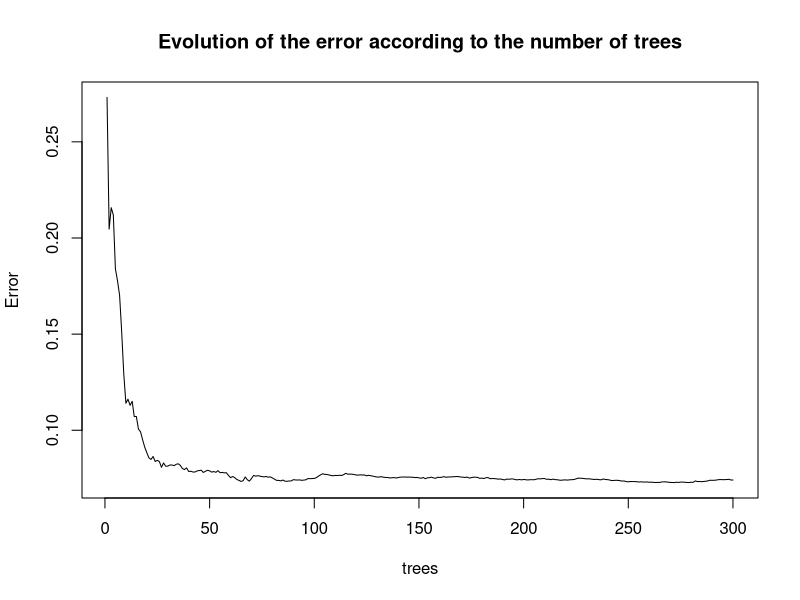
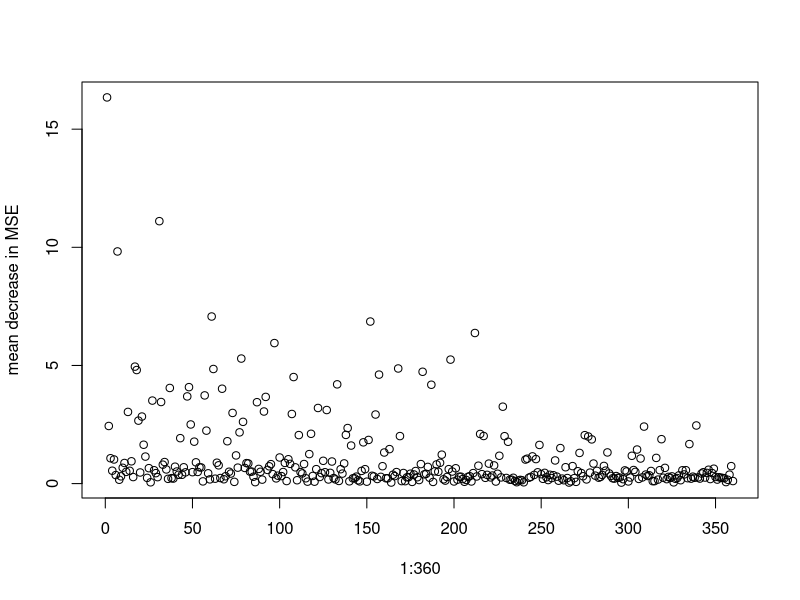
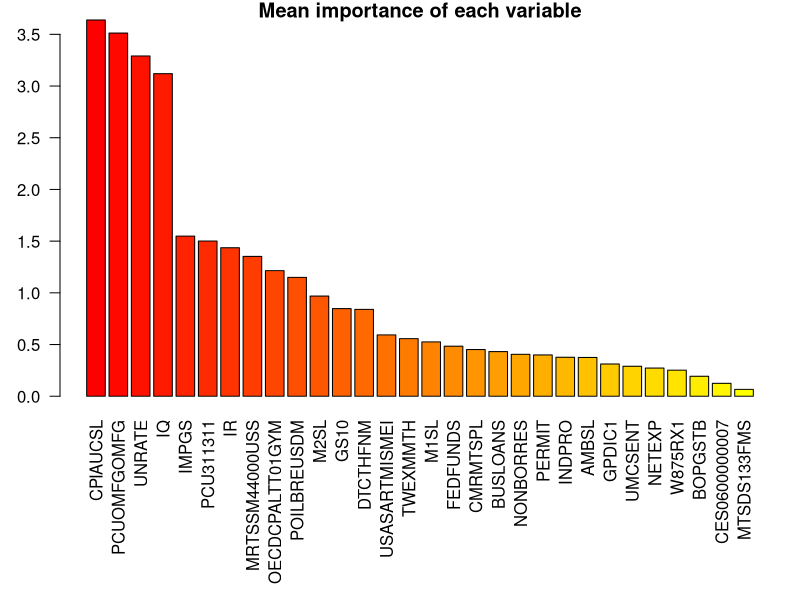
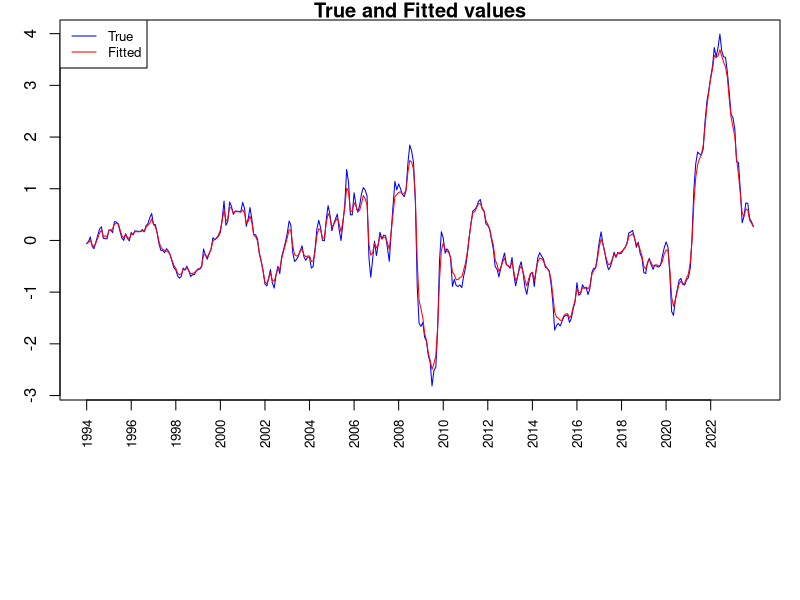
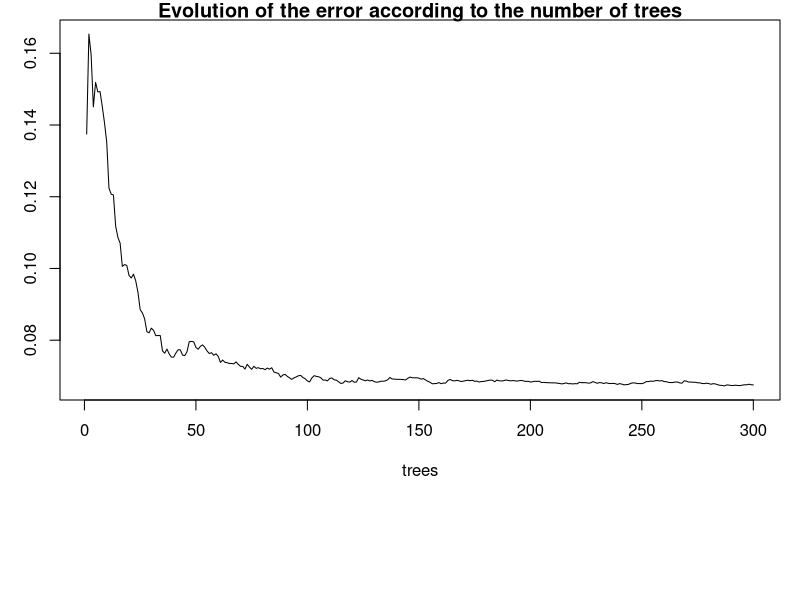
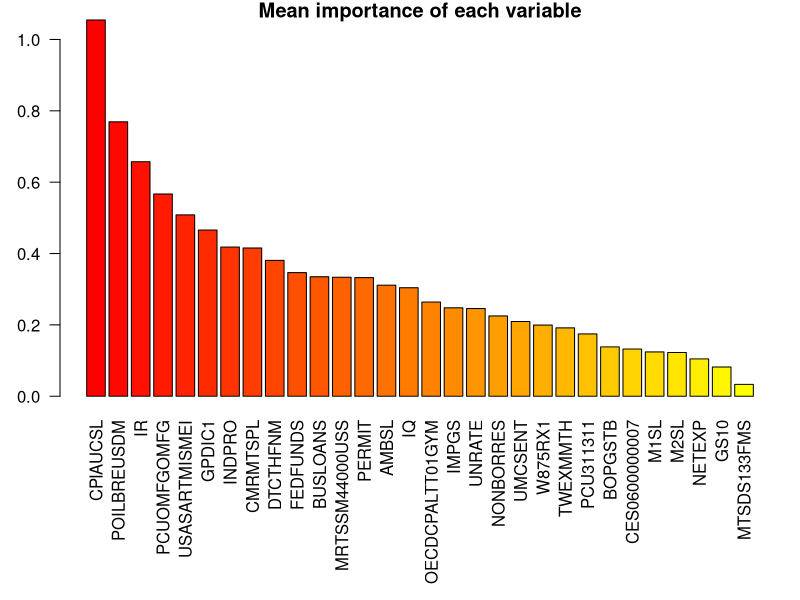
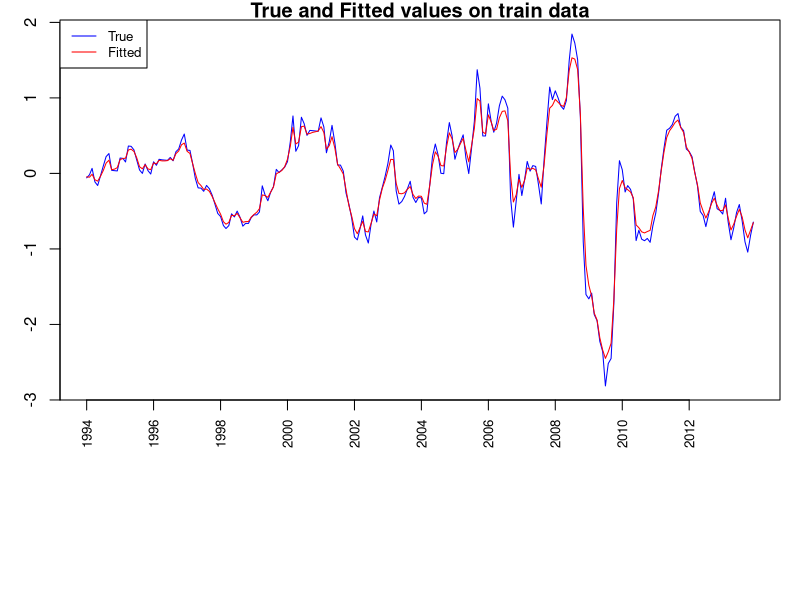
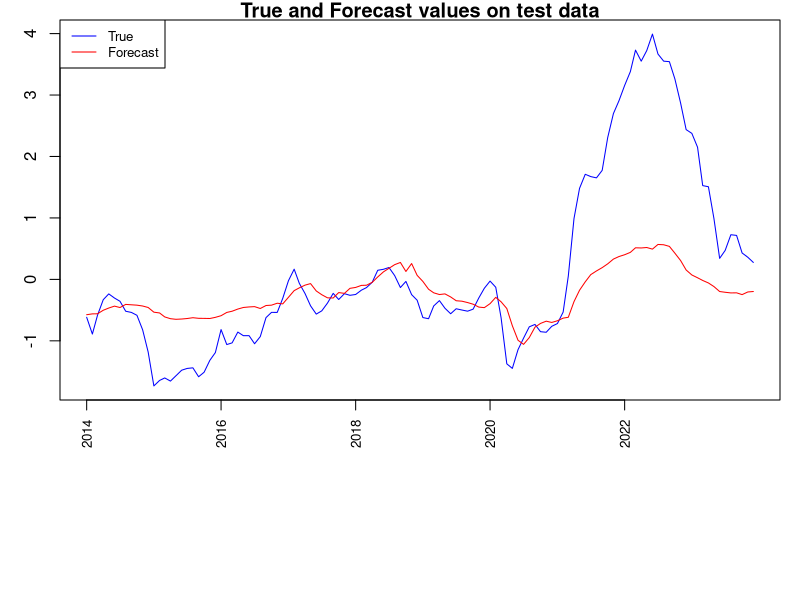

These charts were generated, in order, by the following R code:
## ---- chunk 1
knitr::opts_chunk$set(echo = TRUE)
## ---- chunk 2
# Import libraries
library(randomForest)
library(lubridate)
library(dplyr)
## ---- chunk 3
# Read data
data <- read.csv("./data/inputs_rf.csv")
# Select data from January 1993 to December 2023 (31 years -> 372 observations)
raw_data <- data[25:nrow(data),]
series <- colnames(raw_data[,2:ncol(raw_data)])
dates <- raw_data$date
T <- length(dates)
## ---- chunk 4
yt <- raw_data[,2:ncol(raw_data)]
dim_yt <- dim(yt)
TT <- dim_yt[1]
NN <- dim_yt[2]
y <- as.data.frame(scale(yt,scale=TRUE)) # standardize the data for plotting
Y <- y[13:nrow(y),1]
XX<-cbind(
  setNames(y[12:(nrow(y)-1),], paste0(names(y[12:(nrow(y)-1),]),"_t-1")),
  setNames(y[11:(nrow(y)-2),], paste0(names(y[11:(nrow(y)-2),]),"_t-2")),
  setNames(y[10:(nrow(y)-3),], paste0(names(y[10:(nrow(y)-3),]),"_t-3")),
  setNames(y[9:(nrow(y)-4),], paste0(names(y[9:(nrow(y)-4),]),"_t-4")),
  setNames(y[8:(nrow(y)-5),], paste0(names(y[8:(nrow(y)-5),]),"_t-5")),
  setNames(y[7:(nrow(y)-6),], paste0(names(y[7:(nrow(y)-6),]),"_t-6")),
  setNames(y[6:(nrow(y)-7),], paste0(names(y[6:(nrow(y)-7),]),"_t-7")),
  setNames(y[5:(nrow(y)-8),], paste0(names(y[5:(nrow(y)-8),]),"_t-8")),
  setNames(y[4:(nrow(y)-9),], paste0(names(y[4:(nrow(y)-9),]),"_t-9")),
  setNames(y[3:(nrow(y)-10),], paste0(names(y[3:(nrow(y)-10),]),"_t-10")),
  setNames(y[2:(nrow(y)-11),], paste0(names(y[2:(nrow(y)-11),]),"_t-11")),
  setNames(y[1:(nrow(y)-12),], paste0(names(y[1:(nrow(y)-12),]),"_t-12")))
X1<-scale(XX,center=TRUE,scale=TRUE)
## ---- chunk 5
# Function to compute the mean square error and compare the forecasts
compute_mse <- function(actual_values, predicted_values) {
  return(mean((actual_values-predicted_values)**2))
}
## ---- chunk 6
set.seed(117)
rf.fit <- randomForest(X1,Y,ntree=300,mtry=10,importance=TRUE)
rf.fit
plot(rf.fit, main = "Evolution of the error according to the number of trees")
## ---- chunk 7
rf_importance = rf.fit$importance[,2]
plot(1:360,rf_importance,ylab="mean decrease in MSE")
## ---- chunk 8
df_importance = as.data.frame(rf_importance)
arrange(df_importance, desc(rf_importance))
## ---- chunk 9
df_mean_importance <- data.frame(
  variable=rep(names(y),12), rf_importance=df_importance$rf_importance)
df_mean_importance <- aggregate(rf_importance ~ variable, 
                                data = df_mean_importance, FUN = mean)
df_mean_importance_sort <- arrange(df_mean_importance, desc(rf_importance))
df_mean_importance_sort
## ---- chunk 10
par(mar = c(10 ,3, 1, 1))
couleurs <- colorRampPalette(c("red", "yellow"))(length(df_mean_importance_sort$variable))
barplot(df_mean_importance_sort$rf_importance, 
        names.arg = df_mean_importance_sort$variable,
        col = couleurs,
        las=2, main = 'Mean importance of each variable')
## ---- chunk 11
cat("MSE Global: ",compute_mse(Y, predict(rf.fit, newdata = X1)), "\n")
## ---- chunk 12
dates_plot = ymd(dates[13:length(dates)])
plot(dates_plot, Y, type='l', col='blue', main = 'True and Fitted values',
     ylab = 'CPI inflation rate growth rate (%)', xlab='', xaxt="n")
lines(dates_plot, predict(rf.fit, newdata = X1), col='red')
at1 = seq(min(dates_plot), max(dates_plot), by = "2 years")
axis.Date(side=1, dates_plot,  at=at1, las=2,  format= "%Y", cex.axis = 0.8)
legend("topleft", legend = c("True", "Fitted"), col = c("blue","red"), 
       lty = c(1,1), cex = 0.8)
## ---- chunk 13
X1_train <- X1[1:240,]
X1_test <- X1[241:nrow(X1),]
Y_train <- Y[1:240]
Y_test <- Y[241:nrow(X1)]

set.seed(117)
rf2.fit <- randomForest(X1_train,Y_train,ntree=300,mtry=10,importance=TRUE)
rf2.fit
plot(rf2.fit, main = "Evolution of the error according to the number of trees")
## ---- chunk 14
rf_importance_2 = rf2.fit$importance[,2]
df_importance_2 = as.data.frame(rf_importance_2)
arrange(df_importance_2, desc(rf_importance_2))
## ---- chunk 15
df_mean_importance_2 <- data.frame(
  variable=rep(names(y),12), rf_importance=df_importance_2$rf_importance_2)
df_mean_importance_2 <- aggregate(rf_importance_2 ~ variable, 
                                data = df_mean_importance_2, FUN = mean)
df_mean_importance_sort_2 <- arrange(df_mean_importance_2, desc(rf_importance_2))
par(mar = c(10 ,3, 1, 1))
couleurs <- colorRampPalette(c("red", "yellow"))(length(df_mean_importance_sort_2$variable))
barplot(df_mean_importance_sort_2$rf_importance_2, 
        names.arg = df_mean_importance_sort_2$variable,
        col = couleurs,
        las=2, main = 'Mean importance of each variable')
## ---- chunk 16
dates_train_plot = ymd(dates[13:252])
plot(dates_train_plot, Y_train, type='l', col='blue', 
     main = 'True and Fitted values on train data', 
     ylab = 'CPI inflation rate growth rate (%)', xlab='', xaxt="n")
lines(dates_train_plot, predict(rf2.fit, newdata = X1_train), col='red')
at1 = seq(min(dates_train_plot), max(dates_train_plot), by = "2 years")
axis.Date(side=1, dates_train_plot,  at=at1, las=2,  format= "%Y", cex.axis = 0.8)
legend("topleft", legend = c("True", "Fitted"), col = c("blue","red"), 
       lty = c(1,1), cex = 0.8)
## ---- chunk 17
dates_test_plot = ymd(dates[253:length(dates)])
plot(dates_test_plot, Y_test, type='l', col='blue',
     main = 'True and Forecast values on test data', 
     ylab = 'CPI inflation rate growth rate (%)', xlab='', xaxt="n")
lines(dates_test_plot, predict(rf2.fit, newdata = X1_test), col='red')
at1 = seq(min(dates_test_plot), max(dates_test_plot), by = "2 years")
axis.Date(side=1, dates_test_plot,  at=at1, las=2,  format= "%Y", cex.axis = 0.8)
legend("topleft", legend = c("True", "Forecast"), col = c("blue","red"), 
       lty = c(1,1), cex = 0.8)
## ---- chunk 18
cat("MSE Global: ",compute_mse(Y, predict(rf2.fit, newdata = X1)), "\n")
cat("MSE Train: ",compute_mse(Y_train, predict(rf2.fit, newdata = X1_train)), "\n")
cat("MSE Test: ",compute_mse(Y_test, predict(rf2.fit, newdata = X1_test)))
## ---- chunk 19
dates_plot = ymd(dates[13:length(dates)])
plot(dates_plot, Y, type='l', col='blue',
     main = 'True, Fitted and Forecast values',
     ylab = 'CPI inflation rate growth rate (%)', xlab='', xaxt="n")
lines(dates_train_plot, predict(rf2.fit, newdata = X1_train), col='red')
lines(dates_test_plot, predict(rf2.fit, newdata = X1_test), type = 'l', lty=2, col='red')
at1 = seq(min(dates_plot), max(dates_plot), by = "2 years")
axis.Date(side=1, dates_plot,  at=at1, las=2,  format= "%Y", cex.axis = 0.8)
legend("topleft", legend = c("True", "Fitted", "Forecast"), col = c("blue","red", "red"), 
       lty = c(1,1,2), cex = 0.8)
## ---- chunk 20
indices_train = sample(1:nrow(X1), size=240)
X1_train_2 <- X1[indices_train,]
X1_test_2 <- X1[-indices_train,]
Y_train_2 <- Y[indices_train]
Y_test_2 <- Y[-indices_train]
set.seed(117)
rf3.fit <- randomForest(X1_train_2,Y_train_2,ntree=300,mtry=10,importance=TRUE)
rf3.fit
plot(rf3.fit, main = "Evolution of the error according to the number of trees")
## ---- chunk 21
rf_importance_3 = rf3.fit$importance[,2]
df_importance_3 = as.data.frame(rf_importance_3)
arrange(df_importance_3, desc(rf_importance_3))
## ---- chunk 22
df_mean_importance_3 <- data.frame(
  variable=rep(names(y),12), rf_importance=df_importance_3$rf_importance_3)
df_mean_importance_3 <- aggregate(rf_importance_3 ~ variable, 
                                data = df_mean_importance_3, FUN = mean)
df_mean_importance_sort_3 <- arrange(df_mean_importance_3, desc(rf_importance_3))
par(mar = c(10 ,3, 1, 1))
couleurs <- colorRampPalette(c("red", "yellow"))(length(df_mean_importance_sort_3$variable))
barplot(df_mean_importance_sort_3$rf_importance_3, 
        names.arg = df_mean_importance_sort_3$variable,
        col = couleurs,
        las=2, main = 'Mean importance of each variable')
## ---- chunk 23
cat("MSE Global: ",compute_mse(Y, predict(rf3.fit, newdata = X1)), "\n")
cat("MSE Train: ",compute_mse(Y_train_2, predict(rf3.fit, newdata = X1_train_2)), "\n")
cat("MSE Test: ",compute_mse(Y_test_2, predict(rf3.fit, newdata = X1_test_2)), "\n")
## ---- chunk 24
dates_plot = ymd(dates[13:length(dates)])
plot(dates_plot, Y, type='l', col='blue', 
     ylab = 'CPI inflation rate growth rate (%)', xlab='', xaxt="n")
lines(dates_plot, predict(rf3.fit, newdata = X1), col='red')
at1 = seq(min(dates_plot), max(dates_plot), by = "2 years")
axis.Date(side=1, dates_plot,  at=at1, las=2,  format= "%Y", cex.axis = 0.8)
legend("topleft", legend = c("True", "Fitted"), col = c("blue","red"), 
       lty = c(1,1), cex = 0.8)
## ---- chunk 25
dates_plot = ymd(dates[13:length(dates)])
dates_train_plot = dates_plot[indices_train]
dates_test_plot = dates_plot[-indices_train]
plot(dates_plot, Y, type='l', col='blue', 
     ylab = 'CPI inflation rate growth rate (%)', xlab='', xaxt="n")
points(dates_train_plot, predict(rf3.fit, newdata = X1_train_2), col="green")
points(dates_test_plot, predict(rf3.fit, newdata = X1_test_2), col="red")
at1 = seq(min(dates_plot), max(dates_plot), by = "2 years")
axis.Date(side=1, dates_plot,  at=at1, las=2,  format= "%Y", cex.axis = 0.8)
legend("topleft", legend = c("True", "Fitted", "Forecast"), col = c("blue","green", "red"), 
       lty = c(1,1,1), cex = 0.8)
